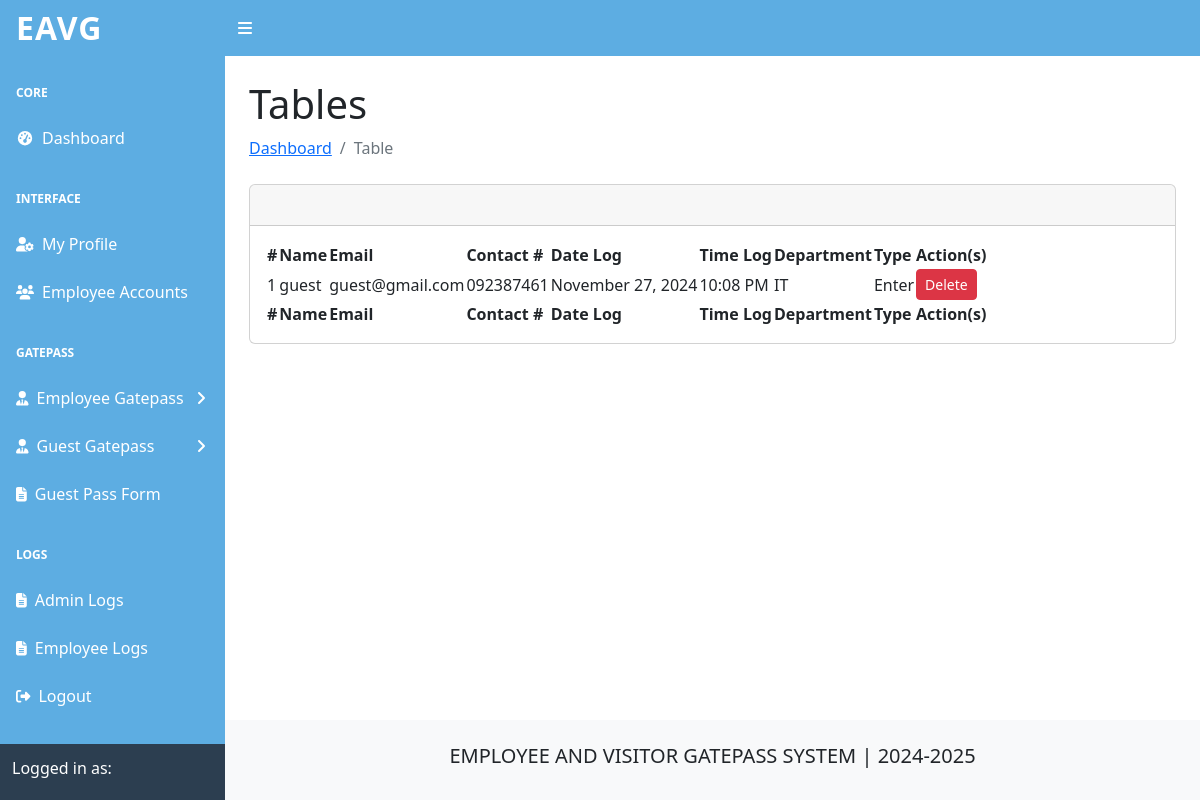
Screenshot of /admin/guest-enter.php with the database file from the repository.
### tables this page shows
CREATE TABLE `guest_gatepass` (
  `id` int(11) NOT NULL,
  `guest_name` varchar(80) NOT NULL,
  `guest_email` varchar(100) NOT NULL,
  `guest_number` varchar(20) NOT NULL,
  `date_log` date NOT NULL,
  `time_log` time NOT NULL,
  `department` varchar(40) NOT NULL,
  `type` varchar(15) NOT NULL
);

### admin/guest-enter.php (the view, shortened to what this page needs)
<?php
    include('../includes/admin-header.php');
    $guest_gatepass = $connGatepass->query("SELECT * FROM `guest_gatepass` WHERE type = 'Enter'")->fetchAll(PDO::FETCH_ASSOC);
?>
<main>
    <div class="container-fluid px-4">
        <h1 class="mt-4">Tables</h1>
        <ol class="breadcrumb mb-4">
            <li class="breadcrumb-item"><a href="index.html">Dashboard</a></li>
            <li class="breadcrumb-item active">Table</li>
        </ol>
        <div class="card mb-4 mt-4">
            <div class="card-header">
                <br>
            </div>
            <div class="card-body">
                <table id="datatablesSimple">
                    <thead>
                        <tr>
                            <th>#</th>
                            <th>Name</th>
                            <th>Email</th>
                            <th>Contact #</th>
                            <th>Date Log</th>
                            <th>Time Log</th>
                            <th>Department</th>
                            <th>Type</th>
                            <th>Action(s)</th>
                        </tr>
                    </thead>
                    <tfoot>
                        <tr>
                            <th>#</th>
                            <th>Name</th>
                            <th>Email</th>
                            <th>Contact #</th>
                            <th>Date Log</th>
                            <th>Time Log</th>
                            <th>Department</th>
                            <th>Type</th>
                            <th>Action(s)</th>
                        </tr>
                    </tfoot>
                    <tbody>
                        <?php
                            $count = 1;
                            foreach ($guest_gatepass as $guest):
                            ?>
                            <tr>
                                <td><?php echo $count++; ?></td>
                                <td><?php echo ($guest['guest_name']); ?></td>
                                <td><?php echo ($guest['guest_email']); ?></td>
                                <td><?php echo ($guest['guest_number']); ?></td>
                                <td><?php echo date('F j, Y', strtotime($guest['date_log'])); ?></td>
                                <td><?php echo date('h:i A', strtotime($guest['time_log'])); ?></td>
                                <td><?php echo ($guest['department']); ?></td>
                                <td><?php echo ($guest['type']); ?></td>
                                <td>
                                    <form method="POST" action="" class="delete-form">
                                        <button type="submit" class="btn btn-danger btn-sm delete-button">Delete</button>
                                    </form>
                                </td>
                            </tr>
                        <?php endforeach; ?>
                    </tbody>
                </table>
            </div>
        </div>
    </div>
</main>
<?php include('../includes/footer.php');?>
<?php include('../includes/scripts.php');?>

### rows the page displays
guest_gatepass: guest_name "guest", guest_email "guest@gmail.com", guest_number "092387461", date_log "November 27, 2024", time_log "10:08 PM", department "IT", type "Enter"
